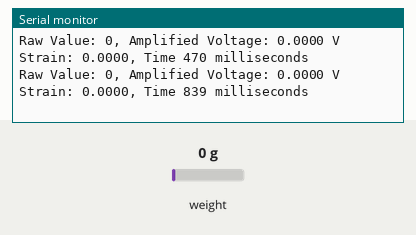
Recording of a sketch running on a simulated Arduino Uno, built with avr-gcc and run on an emulated ATmega328P. Parts: the last lines printed to the serial monitor. Inputs (shaded band) come from the test bench; at power-on: weight on the scale 0 g.

Above: at 1.2 s.
1.3 s: weight on the scale set to 1250 g
At 1.45 s:
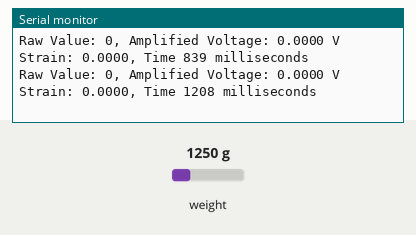
4.3 s: weight on the scale set to 100 g
At 4.45 s:
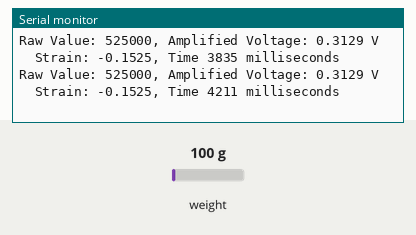
7.3 s: weight on the scale set to 2500 g
At 7.46 s:
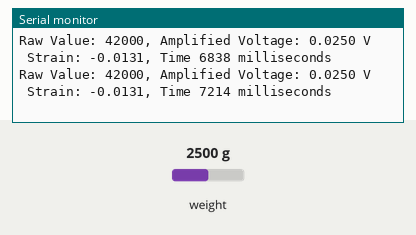
10.3 s: weight on the scale set to 100 g
At 10.47 s:
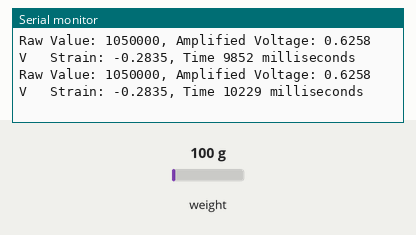
13.3 s: weight on the scale set to 3750 g
At 13.48 s:
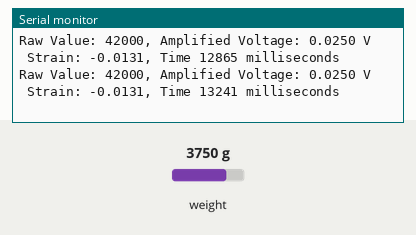
Timing chart, 0 to 16.3 s (numbered marks = the images above; inputs shaded):
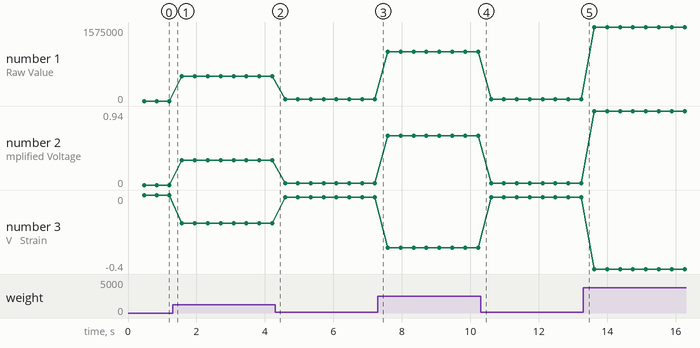

The sketch:

strain_gauge.ino
```cpp
#include <HX711.h>

const int HX711_DOUT_PIN = 4;
const int HX711_CLK_PIN = 7;
long int t1;
HX711 scale;

void setup() {
  Serial.begin(9600);
  scale.begin(HX711_DOUT_PIN, HX711_CLK_PIN, 'B');
  scale.set_gain(32); // Set the gain to 128 (assuming GAIN pin is connected to GND)
  t1 = millis();
  Serial.print("time ");
}

void loop() {
  // Read the amplified voltage from the HX711
  long rawValue = scale.read();
  float amplified_vo = (rawValue * 5.0 / 8388608.0);
  float Vo = amplified_vo ;
  float GF = 2 ;
  float VEX = 3.79 ;
  // Display the raw value and converted voltage on the Serial Monitor
  Serial.print("Raw Value: ");
  Serial.print(rawValue);
  Serial.print(", Amplified Voltage: ");
  Serial.print(amplified_vo,4); // Convert the raw value to voltage (5V reference, 24-bit ADC)
  Serial.print(" V");
  Serial.print("   Strain: ");
  Serial.print(-4*Vo/(2*Vo + VEX*GF), 4);
  long int t2 = millis();
  Serial.print(", Time "); Serial.print(t2-t1); Serial.println(" milliseconds");


  delay(250); // Wait for a second before reading again
}
```

Measured:
- plotted number 1: 0 → 525000 after the input at 1.3 s, 525000 → 42000 after the input at 4.3 s, 42000 → 1050000 after the input at 7.3 s, 1050000 → 42000 after the input at 10.3 s, 42000 → 1575000 after the input at 13.3 s
- plotted number 2: 0 → 0.31 after the input at 1.3 s, 0.31 → 0.03 after the input at 4.3 s, 0.03 → 0.63 after the input at 7.3 s, 0.63 → 0.03 after the input at 10.3 s, 0.03 → 0.94 after the input at 13.3 s
- plotted number 3: 0 → -0.15 after the input at 1.3 s, -0.15 → -0.01 after the input at 4.3 s, -0.01 → -0.28 after the input at 7.3 s, -0.28 → -0.01 after the input at 10.3 s, -0.01 → -0.4 after the input at 13.3 s
